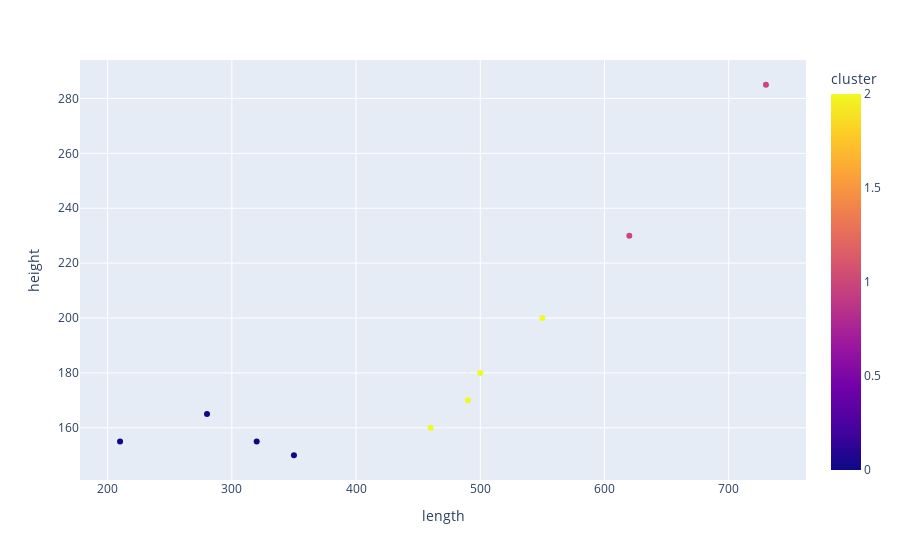

Notebook source saved alongside this figure:
### Markdown cell above
We now use the k-means clustering to find 3 clusters in the same space. The colors represent the clusters found. The 3 clusters seem reasonable.

### Code cell
# clusters the cars using k-means and shows the clusters in a plotly scatterplot

from sklearn.cluster import KMeans

# Extract the features for clustering
features = ['length', 'height']
X = df[features]

# Perform k-means clustering
kmeans = KMeans(n_clusters=3, random_state=0, n_init='auto')
kmeans.fit(X)

# Add cluster labels to the dataframe
df['cluster'] = kmeans.labels_

# Plot the clusters
fig = px.scatter(df, x='length', y='height', color='cluster')
fig.show()

### Figure 1 — Plotly figure (JSON) as saved in the notebook; plotly's stock layout.template omitted (floating-point values rounded to 4 significant figures)
{"data": [{"hovertemplate": "length=%{x}<br>height=%{y}<br>cluster=%{marker.color}<extra></extra>", "legendgroup": "", "marker": {"color": [0, 2, 2, 0, 1, 0, 1, 2, 0, 2], "coloraxis": "coloraxis", "symbol": "circle"}, "mode": "markers", "name": "", "orientation": "v", "showlegend": false, "type": "scatter", "x": [350, 500, 550, 280, 620, 320, 730, 490, 210, 460], "xaxis": "x", "y": [150, 180, 200, 165, 230, 155, 285, 170, 155, 160], "yaxis": "y"}], "layout": {"coloraxis": {"colorbar": {"title": {"text": "cluster"}}, "colorscale": [[0, "#0d0887"], [0.1111, "#46039f"], [0.2222, "#7201a8"], [0.3333, "#9c179e"], [0.4444, "#bd3786"], [0.5556, "#d8576b"], [0.6667, "#ed7953"], [0.7778, "#fb9f3a"], [0.8889, "#fdca26"], [1, "#f0f921"]]}, "legend": {"tracegroupgap": 0}, "margin": {"t": 60}, "xaxis": {"anchor": "y", "domain": [0, 1], "title": {"text": "length"}}, "yaxis": {"anchor": "x", "domain": [0, 1], "title": {"text": "height"}}}}
